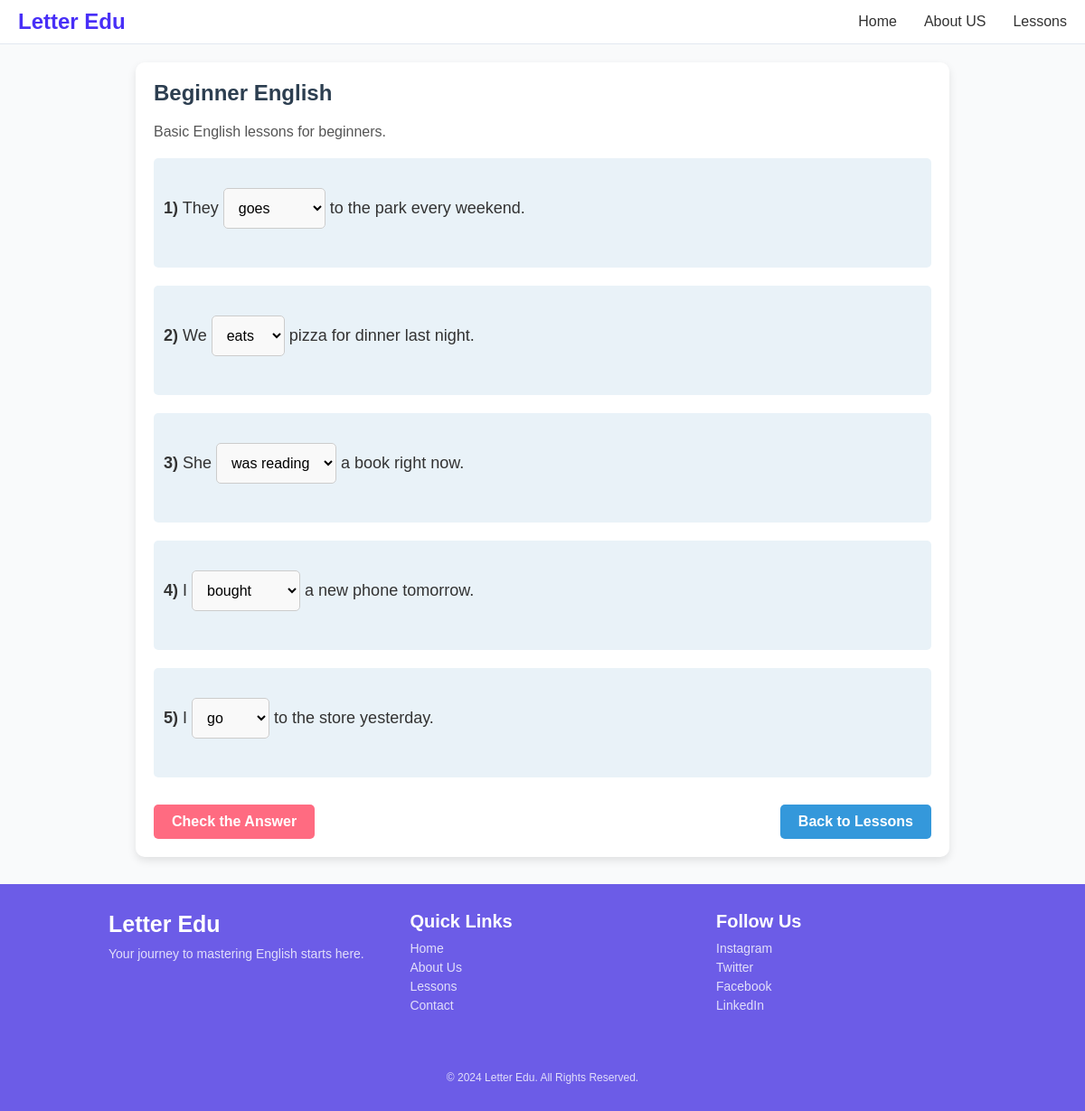
Screenshot of /worksheet.php?lessonid=1 with the database file from the repository.
### tables this page shows
CREATE TABLE IF NOT EXISTS lessons (
    id INT PRIMARY KEY AUTO_INCREMENT,
    title VARCHAR(100) NOT NULL,
    description VARCHAR(255) NOT NULL
);

CREATE TABLE IF NOT EXISTS questions (
    id INT AUTO_INCREMENT PRIMARY KEY,
    lesson_id INT,
    sentence TEXT NOT NULL,
    correct_answer VARCHAR(255) NOT NULL,
    FOREIGN KEY (lesson_id) REFERENCES lessons(id) ON DELETE CASCADE
);

### config.php (called while the page is built, shortened)
<?php
class Database
{
    private $conn;
    public function __construct()
    {
        $this->conn = new mysqli(DB_SERVER, DB_USERNAME, DB_PASSWORD, DB_NAME);
    }
    public function executeQuery($sql, $params = [], $types = "")
    {
        $result = $this->conn->prepare($sql);
        if (!$result->execute()) {
            return "Execution error: " . $result->error;
        }
        return $result;
    }
    public function select($table, $columns = "*", $condition = "", $params = [], $types = "")
    {
        $sql = "SELECT $columns FROM $table" . ($condition ? " WHERE $condition" : "");
        $result = $this->executeQuery($sql, $params, $types);
        return $result->get_result()->fetch_all(MYSQLI_ASSOC);
    }
}

### worksheet.php (the view, shortened to what this page needs)
<?php
include 'config.php';
$query = new Database();
if (isset($_GET['lessonid'])) {
    $lessonid = intval($_GET['lessonid']);
    $lesson = $query->select('lessons', '*', "id = $lessonid");
    $lesson = $lesson[0];
    $questions = $query->select('questions', '*', "lesson_id = {$lesson['id']}");
    shuffle($questions);
} else {
    header('Location: lessons.php');
    exit();
}
?>
<!DOCTYPE html>
<html lang="en">
<head>
</head>
<body>
    <?php include 'includes/header.php'; ?>
    <div class="container">
        <h1><?= htmlspecialchars($lesson['title']) ?></h1>
        <p><?= htmlspecialchars($lesson['description']) ?></p>
        <form method="POST" id="quizForm">
            <?php foreach ($questions as $index => $question): ?>
                <?php
                $options = $query->select('options', 'option_text', "question_id = {$question['id']}");
                shuffle($options);
                $delay = 0.1 * $index;
                ?>
                <div class="question" style="animation-delay: <?= $delay ?>s; opacity: 0;">
                    <label for="answer<?= $index ?>">
                        <strong><?= $index + 1 ?>)</strong>
                        <?php
                        $parts = explode('____', $question['sentence']);
                        echo $parts[0];
                        ?>
                        <select name="answer<?= $index ?>" id="answer<?= $index ?>">
                            <?php foreach ($options as $option): ?>
                                <?php $option = $option['option_text'] ?>
                                <option value="<?= htmlspecialchars($option) ?>"
                                    <?= isset($_POST['answer' . $index]) && $_POST['answer' . $index] === $option ? 'selected' : '' ?>>
                                    <?= htmlspecialchars($option) ?>
                                </option>
                            <?php endforeach; ?>
                        </select>
                        <?php if (isset($parts[1])) {
                            echo $parts[1];
                        } ?>
                    </label>
                </div>
            <?php endforeach; ?>
            <div class="buttons">
                <button type="submit" id="submitBtn">Check the Answer</button>
                <a href="lesson_detail.php?lessonid=<?= $lessonid ?>">Back to Lessons</a>
            </div>
        </form>
    </div>
    <?php include 'includes/footer.php'; ?>
</body>
</html>

### worksheet.php (style rules this page uses)
.container { max-width: 900px; padding: 30px; background-color: #ffffff; border-radius: 10px; box-shadow: 0 4px 10px rgba(0, 0, 0, 0.1); animation: slideUpFade 0.7s ease forwards; }
.container h1 { color: #2c3e50; margin-bottom: 20px; font-size: 24px; animation: slideUpFade 0.7s ease forwards; }
.container p { font-size: 16px; color: #555; margin-bottom: 20px; animation: slideUpFade 0.7s ease forwards; }
.question { margin-bottom: 20px; animation: slideUpFade 0.7s ease forwards; }
.question label { font-size: 18px; display: block; margin-bottom: 10px; color: #333; }
.question select { padding: 12px; font-size: 16px; border: 1px solid #ccc; border-radius: 5px; background-color: #f9f9f9; box-sizing: border-box; }
.buttons { display: flex; justify-content: space-between; margin-top: 30px; gap: 15px; }
.buttons a { text-decoration: none; color: #ffffff; background-color: #3498db; border: none; padding: 10px 20px; border-radius: 5px; font-size: 16px; font-weight: bold; text-align: center; transition: background-color 0.3s ease; }
.buttons #submitBtn { color: #ffffff; background-color: #ff6b81; border: none; padding: 10px 20px; border-radius: 5px; font-size: 16px; font-weight: bold; text-align: center; transition: background-color 0.3s ease; }
.question { background-color: rgba(41, 127, 185, 0.1); border-radius: 5px; padding: 33px 11px; opacity: 0; transition: opacity 0.5s ease-in-out; }

### includes/header.php (style rules this page uses)
* { margin: 0; padding: 0; box-sizing: border-box; }
html { font-size: 62.5%; }
body { font-family: 'Poppins', sans-serif; background-color: #f9fafb; color: #333; }
.container { width: 100%; margin: auto; margin-top: 20px; margin-bottom: 30px; padding: 2rem; background-color: #ffffff; }

### includes/footer.php (style rules this page uses)
html, body { height: 100%; margin: 0; display: flex; flex-direction: column; }

### rows the page displays
lessons: title "Beginner English", description "Basic English lessons for beginners."
questions: sentence "They", sentence "to the park every weekend."
questions: sentence "We", sentence "pizza for dinner last night."
questions: sentence "She", sentence "a book right now."
questions: sentence "I", sentence "a new phone tomorrow."
questions: sentence "I", sentence "to the store yesterday."

### other values shown
form field value "goes"
form field value "eats"
form field value "was reading"
form field value "bought"
form field value "go"
